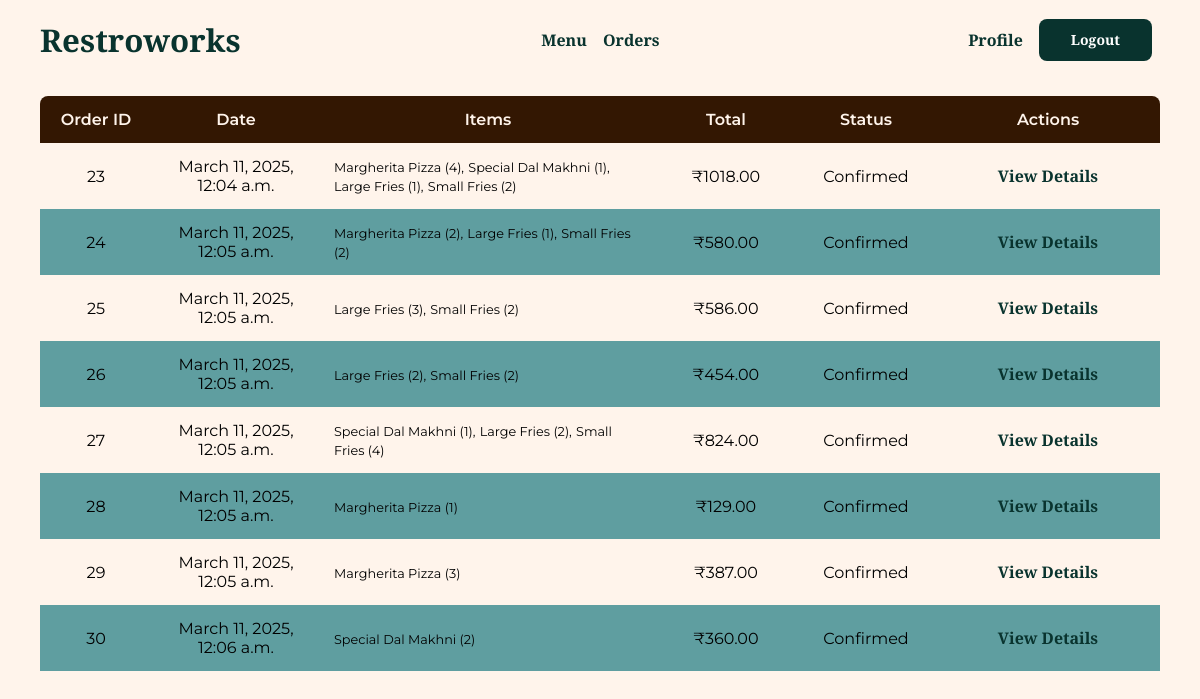
The page /orders/view/all (signed in) on the database its author committed.
### orders/models.py (models this page shows, shortened)
class Order(models.Model):
    customer = models.ForeignKey(
        Customer, on_delete=models.CASCADE, related_name="orders"
    )
    status = models.IntegerField(choices=STATUS_CHOICES, default=1)
    total_price = models.DecimalField(max_digits=10, decimal_places=2, default=0.00)
    created_at = models.DateTimeField(auto_now_add=True)
    updated_at = models.DateTimeField(auto_now=True)

class OrderItem(models.Model):
    order = models.ForeignKey(Order, on_delete=models.CASCADE, related_name="items")
    menu_item = models.ForeignKey(MenuItem, on_delete=models.CASCADE)
    quantity = models.IntegerField()
    price = models.DecimalField(max_digits=10, decimal_places=2, default=0.00)

### menu/models.py (models this page shows)
class MenuItem(models.Model):
    name = models.CharField(max_length=100)
    description = models.TextField(max_length=500, default="Description")
    image = models.ImageField(
        upload_to="menu/menu_items/",
        validators=[validate_image],
        help_text="Please upload an image with equal height and width.",
        null=True,
        blank=True,
    )
    rating = models.FloatField(default=0.0, blank=True)
    price = models.DecimalField(max_digits=10, decimal_places=2)
    created_at = models.DateTimeField(auto_now_add=True)
    updated_at = models.DateTimeField(auto_now=True)  # to track item changes
    def __str__(self):
        return f"{self.name}"

### orders/views.py (the view)
# urls.py: path("view/all", login_required(views.OrderListView.as_view()), name="list_orders"),
class OrderListView(ListView):
    template_name = "order_list.html"
    model = Order
    context_object_name = "orders"

### orders/templates/order_list.html
{% extends "base.html" %}
{% block content %}
<div class="table-holder">
    <table class="query-table">
        <thead>
            <tr>
                <th>Order ID</th>
                <th>Date</th>
                <th>Items</th>
                <th>Total</th>
                <th>Status</th>
                <th>Actions</th>
            </tr>
        </thead>
        <tbody>
            {% for order in orders %}
                <tr>
                    <td class="order-id">{{ order.id }}</td>
                    <td class="order-date">{{ order.created_at }}</td>
                    <td class="order-items">
                        <div class="item-overview">
                            {% for item in order.items.all %}
                                <small>{{ item.menu_item }} ({{ item.quantity }}){% if not forloop.last %},{% endif %}</small>
                            {% endfor %}
                        </div>
                    </td>
                    <td class="order-total">₹{{ order.total_price }}</td>
                    <td class="order-status">{{ order.get_status_display }}</td>
                    <td class="order-actions">
                        <a href="#" class="order-actions">View Details</a>
                    </td>
                </tr>
            {% endfor %}
        </tbody>
    </table>
</div>
{% endblock content %}

### static/css/styles.css (style rules this page uses)
* { margin: 0; padding: 0; box-sizing: border-box; }
:root { --text: #09332e; --background: #fff4eb; --primary: #09332e; --secondary: #331702; --accent: #167a6d; }
body { font-family: "Montserrat"; font-weight: 400; background-color: var(--background); }
html { font-size: 100%; }
small { font-size: 0.8rem; }
a:link, a:visited { text-decoration: none; color: var(--primary); font-family: "Libre Baskerville"; font-weight: 700; font-size: 1rem; }
.table-holder { width: 100%; }
.query-table { min-width: 100%; border-collapse: collapse; }
.query-table th:first-child { border-radius: 8px 0 0 0; }
.query-table th:last-child { border-radius: 0 8px 0 0; }
.query-table tr:nth-child(even) { background-color: cadetblue; }
.query-table th { background-color: var(--secondary); padding: 14px; color: var(--background); font-weight: 600; }
.query-table td { text-align: center; padding: 14px; }
td.order-items { text-align: left; width: 30%; }
.order-id { width: 10%; }
.order-date { width: 15%; }
.order-status, .order-total { width: 12.5%; }

### rows shown on the page
Order: id "23", created_at "March 11, 2025, 12:04 a.m.", total_price "1018.00", status "Confirmed"
OrderItem: menu_item "Margherita Pizza", quantity "4"
OrderItem: menu_item "Special Dal Makhni", quantity "1"
OrderItem: menu_item "Large Fries", quantity "1"
OrderItem: menu_item "Small Fries", quantity "2"
Order: id "24", created_at "March 11, 2025, 12:05 a.m.", total_price "580.00", status "Confirmed"
OrderItem: menu_item "Margherita Pizza", quantity "2"
OrderItem: menu_item "Large Fries", quantity "1"
OrderItem: menu_item "Small Fries", quantity "2"
Order: id "25", created_at "March 11, 2025, 12:05 a.m.", total_price "586.00", status "Confirmed"
OrderItem: menu_item "Large Fries", quantity "3"
OrderItem: menu_item "Small Fries", quantity "2"
Order: id "26", created_at "March 11, 2025, 12:05 a.m.", total_price "454.00", status "Confirmed"
OrderItem: menu_item "Large Fries", quantity "2"
OrderItem: menu_item "Small Fries", quantity "2"
Order: id "27", created_at "March 11, 2025, 12:05 a.m.", total_price "824.00", status "Confirmed"
OrderItem: menu_item "Special Dal Makhni", quantity "1"
OrderItem: menu_item "Large Fries", quantity "2"
OrderItem: menu_item "Small Fries", quantity "4"
Order: id "28", created_at "March 11, 2025, 12:05 a.m.", total_price "129.00", status "Confirmed"
OrderItem: menu_item "Margherita Pizza", quantity "1"
Order: id "29", created_at "March 11, 2025, 12:05 a.m.", total_price "387.00", status "Confirmed"
OrderItem: menu_item "Margherita Pizza", quantity "3"
Order: id "30", created_at "March 11, 2025, 12:06 a.m.", total_price "360.00", status "Confirmed"
OrderItem: menu_item "Special Dal Makhni", quantity "2"

### other values the page prints
{{ title }} "Restroworks"
{{ button_text }} "Logout"
